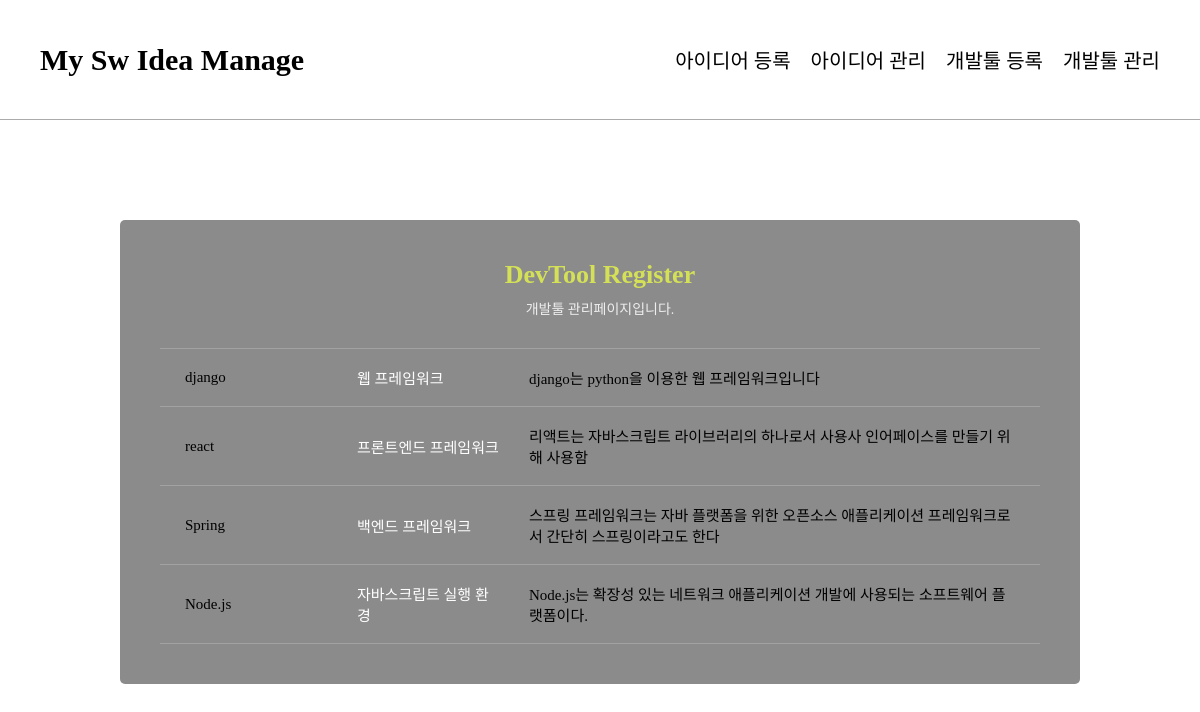
The page /tool_manage/ on the database its author committed.
### idea/models.py (models this page shows)
class Devtool(models.Model):
    name = models.CharField(max_length=30, default="empty_name")
    kind = models.CharField(max_length=30, default="empty_kind")
    content = models.TextField(default="empty_content")

### idea/views.py (the view)
# urls.py: path('tool_manage/',views.tool_manage_page,name='tool_manage'),
def tool_manage_page(request):
    devtools = Devtool.objects.all()
    context = {
        'devtools':devtools
    }
    if request.POST.get('button') == 'delete_all':
        Devtool.objects.all().delete()
    return render(request,'idea/tool_manage_page.html',context)

### idea/templates/idea/tool_manage_page.html (shortened to what this page needs)
{%extends 'idea/base.html'%}
{%load static%}
{%block head%}
<link rel="stylesheet" href="{%static 'styles/reset.css'%}">
<link rel="stylesheet" href="{%static 'styles/tool_manage_page.css'%}">
{%endblock%}
{%block content%}
<div id="Devtool_List">
    <h1>DevTool Register</h1>
    <h4>개발툴 관리페이지입니다.</h4>
    <hr>
    {%for devtool in devtools%}
    <div class="tool_box">
        <ul>
            <li><a href="{%url 'tool_detail' devtool.id%}">{{devtool.name}}</a></li>
            <li>{{devtool.kind}}</li>
            <li>{{devtool.content}}</li>
        </ul>
    </div>
    <hr>
    {%endfor%}
</div>
{%endblock%}

### static/styles/base.css (style rules this page uses)
html { margin-top: 160px; }

### static/styles/tool_manage_page.css (style rules this page uses)
body { color: black; margin: 0; display: flex; justify-content: center; padding: 60px 0; }
#Devtool_List { background-color: #8b8b8b; backdrop-filter: blur(12px); width: 80%; max-width: 1100px; padding: 40px; border-radius: 5px; text-align: center; margin: 0 auto; }
#Devtool_List h1 { color: #d4e157; font-size: 26px; margin-bottom: 8px; }
#Devtool_List h4 { font-size: 14px; color: #eee; font-weight: normal; margin:0 auto; margin-bottom: 30px; width:70%; }
hr { border: 0; border-top: 1px solid rgba(255, 255, 255, 0.2); margin: 0; }
.tool_box { padding: 18px 10px; transition: background 0.2s; }
.tool_box ul { list-style: none; padding: 0; margin: 0; display: flex; align-items: center; }
.tool_box ul li { font-size: 15px; text-align: left; padding: 0 15px; }
.tool_box ul li:nth-child(1) { color:black; width:20%; }
.tool_box ul li:nth-child(2) { color:white; width:20%; }
.tool_box ul li:nth-child(3) { color:black; width:60%; }

### rows shown on the page
Devtool: name "django", kind "웹 프레임워크", content "django는 python을 이용한 웹 프레임워크입니다"
Devtool: name "react", kind "프론트엔드 프레임워크", content "리액트는 자바스크립트 라이브러리의 하나로서 사용사 인어페이스를 만들기 위해 사용함"
Devtool: name "Spring", kind "백엔드 프레임워크", content "스프링 프레임워크는 자바 플랫폼을 위한 오픈소스 애플리케이션 프레임워크로서 간단히 스프링이라고도 한다"
Devtool: name "Node.js", kind "자바스크립트 실행 환경", content "Node.js는 확장성 있는 네트워크 애플리케이션 개발에 사용되는 소프트웨어 플랫폼이다."
